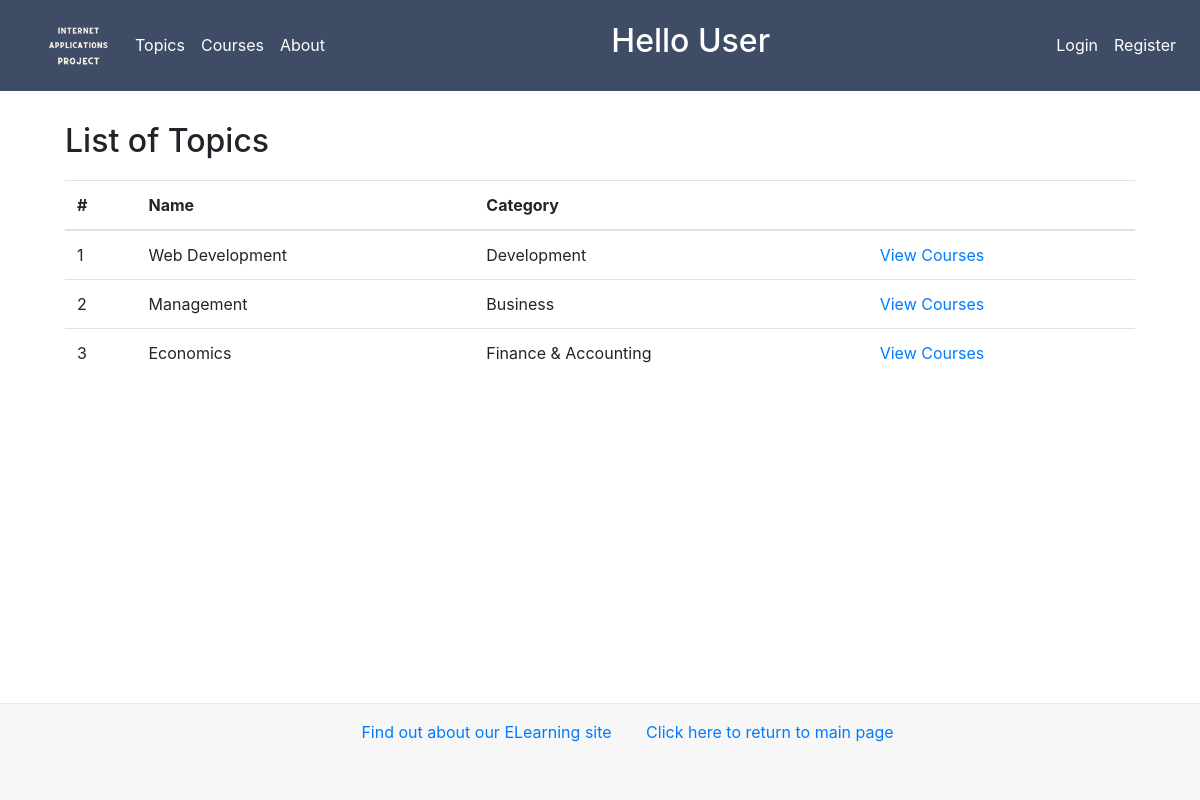
The page /myapp/ on the database its author committed.
### newdjangoProject/models.py (models this page shows, shortened)
class Topic(models.Model):
    name = models.CharField(max_length=200)
    category = models.CharField(max_length=200, blank=True)

### newdjangoProject/views.py (the view)
# urls.py: path(r'', views.index, name='index'),
def index(request):
    user = request.user
    first_name = "User"
    if user.is_authenticated:
        first_name = user.first_name
    top_list = Topic.objects.all().order_by('id')[:10]
    return render(request, 'newdjangoProject/index0.html', {'top_list': top_list, 'first_name': first_name})

### newdjangoProject/templates/newdjangoProject/index0.html (shortened to what this page needs)
{% extends 'newdjangoProject/base.html' %} {% block myhdg %} Hello
{{first_name}} {% endblock%} {% block body_block %} {% if top_list %}
<h2 style="margin: 20px 0">List of Topics</h2>
<table class="table table-hover">
  <thead>
    <tr>
      <th scope="col">#</th>
      <th scope="col">Name</th>
      <th scope="col">Category</th>
      <th scope="col" />
    </tr>
  </thead>
  <tbody>
    {% for top in top_list %}
    <tr>
      <td scope="row">{{ forloop.counter }}</td>
      <td>{{top.name}}</td>
      <td>{{top.category}}</td>
      <td>
        <a href="{% url 'detail' top.id %}">View Courses</a>
      </td>
    </tr>
    {% endfor %}
  </tbody>
</table>
 {% else %}
<strong>There are no available topics!</strong>
{% endif %} {% endblock %}

### rows shown on the page
Topic: name "Web Development", category "Development"
Topic: name "Management", category "Business"
Topic: name "Economics", category "Finance & Accounting"

### other values the page prints
{{ first_name }} "User"
